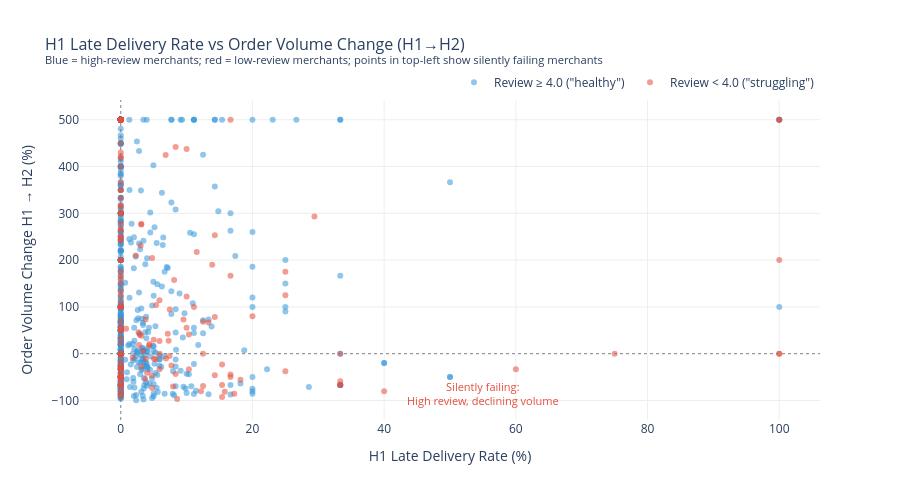

Source (notebook cell):
### Markdown cell above
---
## 6. Scatter: Delivery Reliability vs Volume Trajectory

### Code cell
# Scatter: H1 late rate vs order_change_pct, colored by review score group
# Cap order_change_pct for readability
scatter_df = traj.copy()
scatter_df['order_change_pct_capped'] = scatter_df['order_change_pct'].clip(-100, 500)
scatter_df['high_review'] = scatter_df['avg_review_score'].apply(
    lambda x: 'Review ≥ 4.0 ("healthy")' if x >= 4.0 else 'Review < 4.0 ("struggling")'
)
scatter_df['h1_pct_late_pct'] = scatter_df['h1_pct_late'] * 100

fig5 = px.scatter(
    scatter_df.dropna(subset=['h1_pct_late', 'order_change_pct_capped', 'avg_review_score']),
    x='h1_pct_late_pct',
    y='order_change_pct_capped',
    color='high_review',
    color_discrete_map={
        'Review ≥ 4.0 ("healthy")':    COLOR_NEUTRAL,
        'Review < 4.0 ("struggling")':  COLOR_DECLINING
    },
    opacity=0.55,
    hover_data={'seller_id': True, 'avg_review_score': ':.2f', 'h1_orders': True, 'h2_orders': True},
    labels={
        'h1_pct_late_pct': 'H1 Late Delivery Rate (%)',
        'order_change_pct_capped': 'Order Volume Change H1 → H2 (%)',
        'high_review': 'Review Score Group'
    }
)

# Add a horizontal reference line at 0 (no change)
fig5.add_hline(y=0, line_dash='dot', line_color='grey', line_width=1)
fig5.add_vline(x=0, line_dash='dot', line_color='grey', line_width=1)

# Annotate the "silently failing" quadrant
fig5.add_annotation(
    x=55, y=-85,
    text='Silently failing:<br>High review, declining volume',
    showarrow=False,
    font=dict(size=11, color=COLOR_DECLINING),
    align='center'
)

fig5.update_layout(
    title=dict(
        text='H1 Late Delivery Rate vs Order Volume Change (H1→H2)<br>'
             '<sup>Blue = high-review merchants; red = low-review merchants; points in top-left show silently failing merchants</sup>',
        font_size=16
    ),
    plot_bgcolor='white',
    paper_bgcolor='white',
    xaxis=dict(gridcolor='#eee'),
    yaxis=dict(gridcolor='#eee'),
    legend=dict(title='', orientation='h', yanchor='bottom', y=1.01, xanchor='right', x=1),
    height=500,
    margin=dict(t=100)
)

fig5.show()
n_silently_failing_scatter = len(
    scatter_df[
        (scatter_df['avg_review_score'] >= 4.0) &
        (scatter_df['order_change_pct'] < -20)
    ]
)
print(f"Takeaway: Blue points in the lower half of the chart are silently failing merchants "
      f"({n_silently_failing_scatter} sellers) — high review scores but declining order volume. "
      f"These are invisible to a review-score-only monitoring system.")

### Figure 1 — Plotly figure (JSON) as saved in the notebook; plotly's stock layout.template omitted (floating-point values rounded to 4 significant figures; data arrays with more than 128 entries replaced by an {"elided": "..."} marker saying what was removed)
{"data": [{"customdata": {"elided": "641x4 mixed values"}, "hovertemplate": "Review Score Group=Review ≥ 4.0 (\"healthy\")<br>H1 Late Delivery Rate (%)=%{x}<br>Order Volume Change H1 → H2 (%)=%{y}<br>seller_id=%{customdata[0]}<br>avg_review_score=%{customdata[1]:.2f}<br>h1_orders=%{customdata[2]}<br>h2_orders=%{customdata[3]}<extra></extra>", "legendgroup": "Review ≥ 4.0 (\"healthy\")", "marker": {"color": "#3498db", "opacity": 0.55, "symbol": "circle"}, "mode": "markers", "name": "Review ≥ 4.0 (\"healthy\")", "orientation": "v", "showlegend": true, "type": "scatter", "x": {"elided": "641 float values"}, "xaxis": "x", "y": {"elided": "641 float values"}, "yaxis": "y"}, {"customdata": {"elided": "195x4 mixed values"}, "hovertemplate": "Review Score Group=Review < 4.0 (\"struggling\")<br>H1 Late Delivery Rate (%)=%{x}<br>Order Volume Change H1 → H2 (%)=%{y}<br>seller_id=%{customdata[0]}<br>avg_review_score=%{customdata[1]:.2f}<br>h1_orders=%{customdata[2]}<br>h2_orders=%{customdata[3]}<extra></extra>", "legendgroup": "Review < 4.0 (\"struggling\")", "marker": {"color": "#e74c3c", "opacity": 0.55, "symbol": "circle"}, "mode": "markers", "name": "Review < 4.0 (\"struggling\")", "orientation": "v", "showlegend": true, "type": "scatter", "x": {"elided": "195 float values"}, "xaxis": "x", "y": {"elided": "195 float values"}, "yaxis": "y"}], "layout": {"annotations": [{"align": "center", "font": {"color": "#e74c3c", "size": 11}, "showarrow": false, "text": "Silently failing:<br>High review, declining volume", "x": 55, "y": -85}], "height": 500, "legend": {"orientation": "h", "title": {"text": ""}, "tracegroupgap": 0, "x": 1, "xanchor": "right", "y": 1.01, "yanchor": "bottom"}, "margin": {"t": 100}, "paper_bgcolor": "white", "plot_bgcolor": "white", "shapes": [{"line": {"color": "grey", "dash": "dot", "width": 1}, "type": "line", "x0": 0, "x1": 1, "xref": "x domain", "y0": 0, "y1": 0, "yref": "y"}, {"line": {"color": "grey", "dash": "dot", "width": 1}, "type": "line", "x0": 0, "x1": 0, "xref": "x", "y0": 0, "y1": 1, "yref": "y domain"}], "title": {"font": {"size": 16}, "text": "H1 Late Delivery Rate vs Order Volume Change (H1→H2)<br><sup>Blue = high-review merchants; red = low-review merchants; points in top-left show silently failing merchants</sup>"}, "xaxis": {"anchor": "y", "domain": [0.0, 1.0], "gridcolor": "#eee", "title": {"text": "H1 Late Delivery Rate (%)"}}, "yaxis": {"anchor": "x", "domain": [0.0, 1.0], "gridcolor": "#eee", "title": {"text": "Order Volume Change H1 → H2 (%)"}}}}
